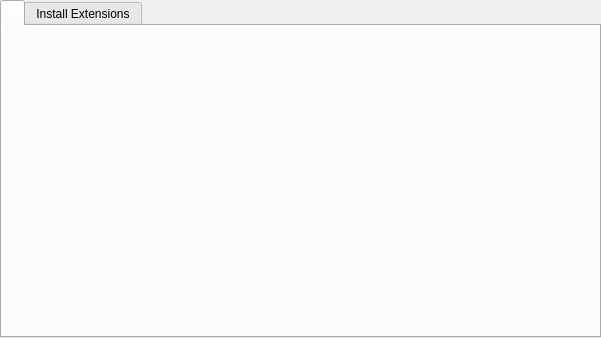
<?xml version="1.0" encoding="UTF-8"?>
<ui version="4.0">
 <class>qSlicerExtensionsManager</class>
 <widget class="QWidget" name="qSlicerExtensionsManager">
  <property name="geometry">
   <rect>
    <x>0</x>
    <y>0</y>
    <width>601</width>
    <height>338</height>
   </rect>
  </property>
  <property name="windowTitle">
   <string>Slicer Extensions Manager</string>
  </property>
  <property name="windowIcon">
   <iconset resource="../../../../Applications/SlicerQT/Resources/SlicerQT.qrc">
    <normaloff>:/Icons/Small/3DSlicer-DesktopIcon.png</normaloff>:/Icons/Small/3DSlicer-DesktopIcon.png</iconset>
  </property>
  <layout class="QVBoxLayout" name="verticalLayout_2">
   <property name="margin">
    <number>0</number>
   </property>
   <item>
    <widget class="QTabWidget" name="tabWidget">
     <property name="currentIndex">
      <number>0</number>
     </property>
     <property name="iconSize">
      <size>
       <width>32</width>
       <height>32</height>
      </size>
     </property>
     <widget class="QWidget" name="ManageExtensionsTab">
      <attribute name="icon">
       <iconset resource="../qSlicerBaseQTGUI.qrc">
        <normaloff>:/Icons/Extension.png</normaloff>:/Icons/Extension.png</iconset>
      </attribute>
      <attribute name="title">
       <string/>
      </attribute>
      <layout class="QVBoxLayout" name="verticalLayout">
       <property name="margin">
        <number>0</number>
       </property>
       <item>
        <widget class="qSlicerExtensionsManageWidget" name="ExtensionsManageWidget" native="true"/>
       </item>
      </layout>
     </widget>
     <widget class="QWidget" name="InstallExtensionsTab">
      <attribute name="icon">
       <iconset resource="../qSlicerBaseQTGUI.qrc">
        <normaloff>:/Icons/DownloadExtension.png</normaloff>:/Icons/DownloadExtension.png</iconset>
      </attribute>
      <attribute name="title">
       <string>Install Extensions</string>
      </attribute>
      <layout class="QVBoxLayout" name="verticalLayout_3">
       <property name="margin">
        <number>0</number>
       </property>
       <item>
        <widget class="qSlicerExtensionsInstallWidget" name="ExtensionsInstallWidget" native="true"/>
       </item>
      </layout>
     </widget>
    </widget>
   </item>
  </layout>
 </widget>
 <customwidgets>
  <customwidget>
   <class>qSlicerExtensionsManageWidget</class>
   <extends>QWidget</extends>
   <header>qSlicerExtensionsManageWidget.h</header>
   <container>1</container>
  </customwidget>
  <customwidget>
   <class>qSlicerExtensionsInstallWidget</class>
   <extends>QWidget</extends>
   <header>qSlicerExtensionsInstallWidget.h</header>
   <container>1</container>
  </customwidget>
 </customwidgets>
 <resources>
  <include location="../qSlicerBaseQTGUI.qrc"/>
  <include location="../../../../Applications/SlicerQT/Resources/SlicerQT.qrc"/>
 </resources>
 <connections/>
</ui>
